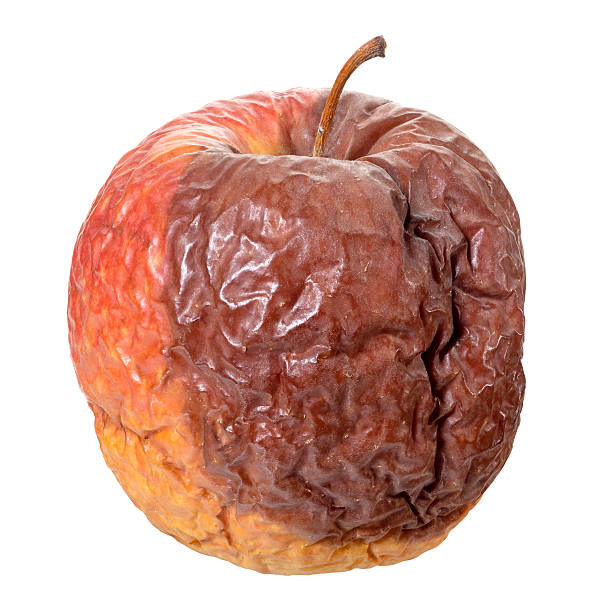
#> input picture data/rotten_apple_1.jpg, 598 x 612 px
$ python fruit_quality_dt.py
#> lines starting #> are read from the running program, lines starting #| are printed output that depends on the picture; after the words box and inside, x2 and y2 are one past the last pixel; in counts of white or black regions, pixels touching at a corner belong together
import cv2
import numpy as np

kernelOpen = np.ones((5, 5))
kernelClose = np.ones((20, 20))

img = cv2.imread('data/rotten_apple_1.jpg')
#> img is the input picture: shape (612, 598, 3); mean B, G, R 167.3, 177.4, 213.8
cv2.imshow('image', img)

# converting BGR to HSV
hsv = cv2.cvtColor(img, cv2.COLOR_BGR2HSV)
#> hsv: shape (612, 598, 3); mean H, S, V 7.5, 70.6, 213.9

# define range of red color in HSV
lower_red = np.array([0, 50, 50])
upper_red = np.array([10, 255, 255])

# create a red HSV colour boundary and
# threshold HSV image
redmask1 = cv2.inRange(hsv, lower_red, upper_red)
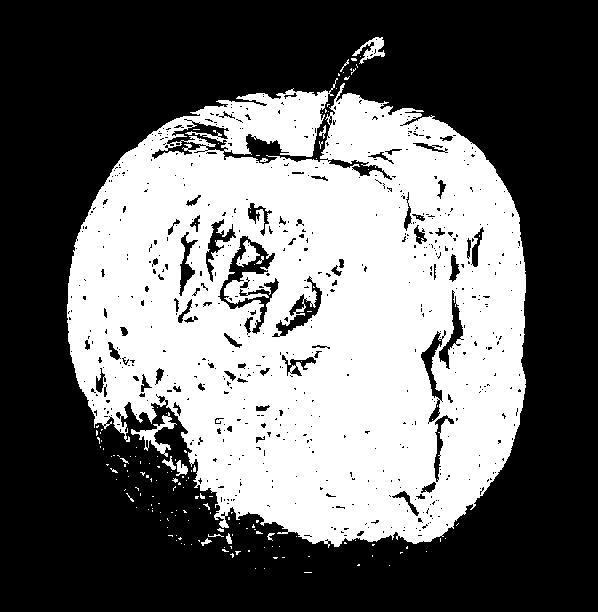
#> redmask1: shape (612, 598); 41.8% white; 162 white regions (148 under 20 px), largest, box (x1, y1, x2, y2) and area: (67, 78, 526, 548) 150729, (131, 412, 177, 457) 506, (352, 37, 385, 64) 348

# define range of red color in HSV
lower_red = np.array([170, 50, 50])
upper_red = np.array([180, 255, 255])

# create a red HSV colour boundary and
# threshold HSV image
redmask2 = cv2.inRange(hsv, lower_red, upper_red)
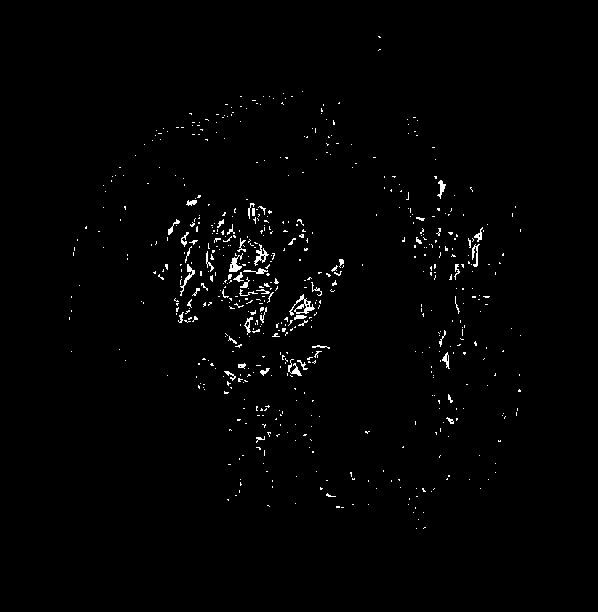
#> redmask2: shape (612, 598); 1.2% white in thin lines or dots, all inside (x1, y1, x2, y2) = (69, 36, 521, 529)

redmask = redmask1  # + redmask2

maskOpen = cv2.morphologyEx(redmask, cv2.MORPH_OPEN, kernelOpen)
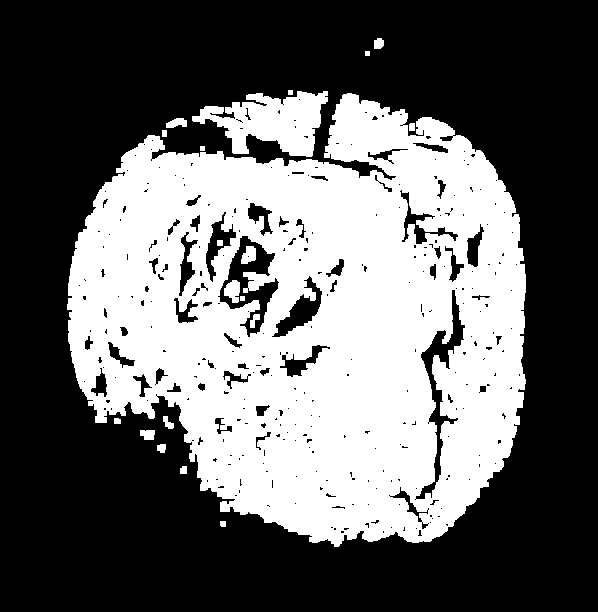
#> maskOpen: shape (612, 598); 39.7% white; 20 white regions, largest, box (x1, y1, x2, y2) and area: (67, 93, 526, 547) 138945, (192, 91, 328, 157) 5038, (224, 280, 240, 303) 263
maskClose = cv2.morphologyEx(maskOpen, cv2.MORPH_CLOSE, kernelClose)
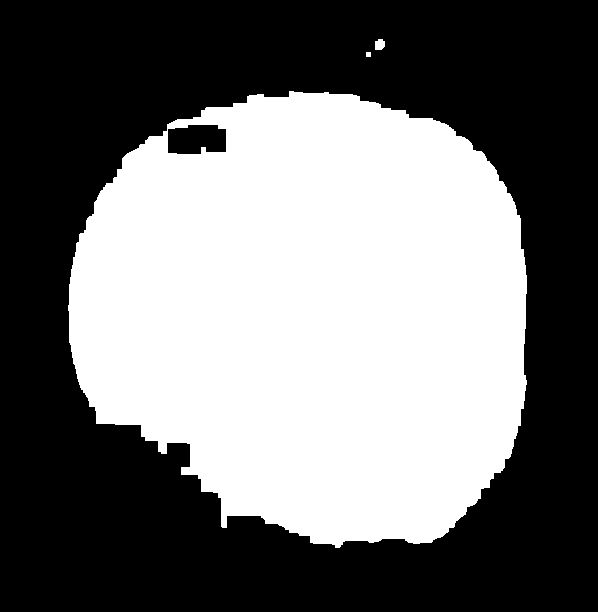
#> maskClose: shape (612, 598); 44.8% white; 3 white regions, box (x1, y1, x2, y2) and area: (68, 91, 527, 548) 163806, (375, 39, 385, 50) 94, (366, 52, 371, 57) 25

maskFinal = maskClose
cv2.imshow('Red_Mask:', maskFinal)

cnt_r = 0
for r in redmask:
    cnt_r = cnt_r + list(r).count(255)
#> this loop made 612 passes
#> cnt_r on passes 1 to 3: 0, 0, 0
#> after the loop, cnt_r = 152925
print("Redness ", cnt_r)
#| Redness  152925

lower_green = np.array([50, 50, 50])
upper_green = np.array([70, 255, 255])

greenmask = cv2.inRange(hsv, lower_green, upper_green)
#> greenmask: shape (612, 598); every value is 0
cv2.imshow('Green_Mask:', greenmask)
cnt_g = 0
for g in greenmask:
    cnt_g = cnt_g + list(g).count(255)
#> after the loop, cnt_g = 0
print("Greenness ", cnt_g)
#| Greenness  0

# [9 lines of commented-out code are left out]

lower_brown = np.array([170, 50, 50])
upper_brown = np.array([180, 255, 255])

rotten_mask = cv2.inRange(hsv, lower_brown, upper_brown)
cv2.imshow('Yellow_Mask:', rotten_mask)
cnt_y = 0
for y in rotten_mask:
    cnt_y = cnt_y + list(y).count(255)
#> this loop made 612 passes
#> after the loop, cnt_y = 4415
print("Yellowness ", cnt_y)
#| Yellowness  4415

# Calculate ripeness
tot_area = cnt_r + cnt_y + cnt_g
#> tot_area = 157340

red_perc = cnt_r / tot_area
#> red_perc = 0.972
rotten_perc = cnt_y / tot_area
#> rotten_perc = 0.0281
green_perc = cnt_g / tot_area
#> green_perc = 0

# Adjust the limits for your fruit
green_limit = 0.5
red_limit = 0.8

if green_perc > green_limit:
    print("Unripess")
elif red_perc > red_limit:
    print("Ripeness")
else:
    print("Rotten")

# De-allocate any associated memory usage
cv2.waitKey(0)
cv2.destroyAllWindows()
